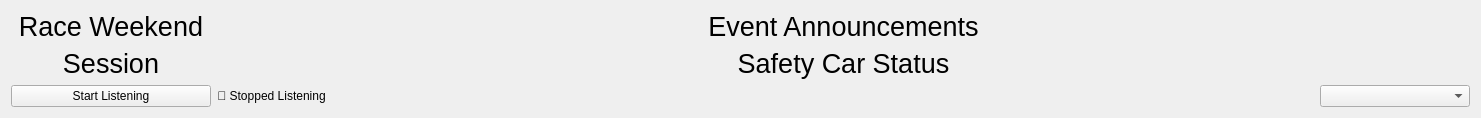
   <widget class="QWidget" name="gridLayoutWidget">
    <property name="geometry">
     <rect>
      <x>10</x>
      <y>0</y>
      <width>1481</width>
      <height>107</height>
     </rect>
    </property>
    <layout class="QGridLayout" name="gridLayout">
     <item row="3" column="3">
      <widget class="QComboBox" name="ddSelectDriver">
       <property name="sizePolicy">
        <sizepolicy hsizetype="Preferred" vsizetype="Fixed">
         <horstretch>0</horstretch>
         <verstretch>0</verstretch>
        </sizepolicy>
       </property>
       <property name="minimumSize">
        <size>
         <width>150</width>
         <height>0</height>
        </size>
       </property>
      </widget>
     </item>
     <item row="3" column="1">
      <widget class="QLabel" name="lblListeningStatus">
       <property name="text">
        <string>🔴 Stopped Listening</string>
       </property>
       <property name="alignment">
        <set>Qt::AlignCenter</set>
       </property>
      </widget>
     </item>
     <item row="3" column="0">
      <widget class="QPushButton" name="btnStartStopUDP">
       <property name="text">
        <string>Start Listening</string>
       </property>
      </widget>
     </item>
     <item row="3" column="2">
      <spacer name="horizontalSpacer">
       <property name="orientation">
        <enum>Qt::Horizontal</enum>
       </property>
       <property name="sizeHint" stdset="0">
        <size>
         <width>40</width>
         <height>20</height>
        </size>
       </property>
      </spacer>
     </item>
     <item row="1" column="1" colspan="3">
      <widget class="QLabel" name="lblEventAnnouncement">
       <property name="font">
        <font>
         <pointsize>20</pointsize>
        </font>
       </property>
       <property name="text">
        <string>Event Announcements</string>
       </property>
       <property name="alignment">
        <set>Qt::AlignCenter</set>
       </property>
      </widget>
     </item>
     <item row="2" column="1" colspan="3">
      <widget class="QLabel" name="lblSafetyCarStatus">
       <property name="font">
        <font>
         <pointsize>20</pointsize>
        </font>
       </property>
       <property name="text">
        <string>Safety Car Status</string>
       </property>
       <property name="alignment">
        <set>Qt::AlignCenter</set>
       </property>
      </widget>
     </item>
     <item row="2" column="0">
      <widget class="QLabel" name="lblSession">
       <property name="font">
        <font>
         <pointsize>20</pointsize>
        </font>
       </property>
       <property name="text">
        <string>Session</string>
       </property>
       <property name="alignment">
        <set>Qt::AlignCenter</set>
       </property>
      </widget>
     </item>
     <item row="1" column="0">
      <widget class="QLabel" name="lblRaceWeekend">
       <property name="minimumSize">
        <size>
         <width>200</width>
         <height>0</height>
        </size>
       </property>
       <property name="font">
        <font>
         <pointsize>20</pointsize>
        </font>
       </property>
       <property name="text">
        <string>Race Weekend</string>
       </property>
       <property name="alignment">
        <set>Qt::AlignCenter</set>
       </property>
      </widget>
     </item>
    </layout>
   </widget>
